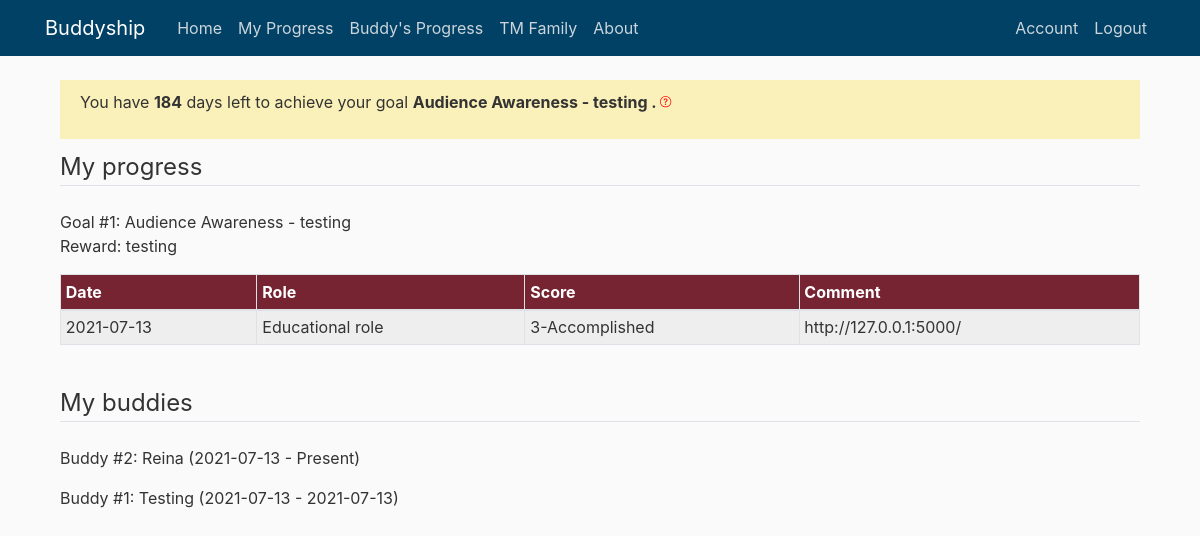
The app's page /my_progress (signed in), older data.
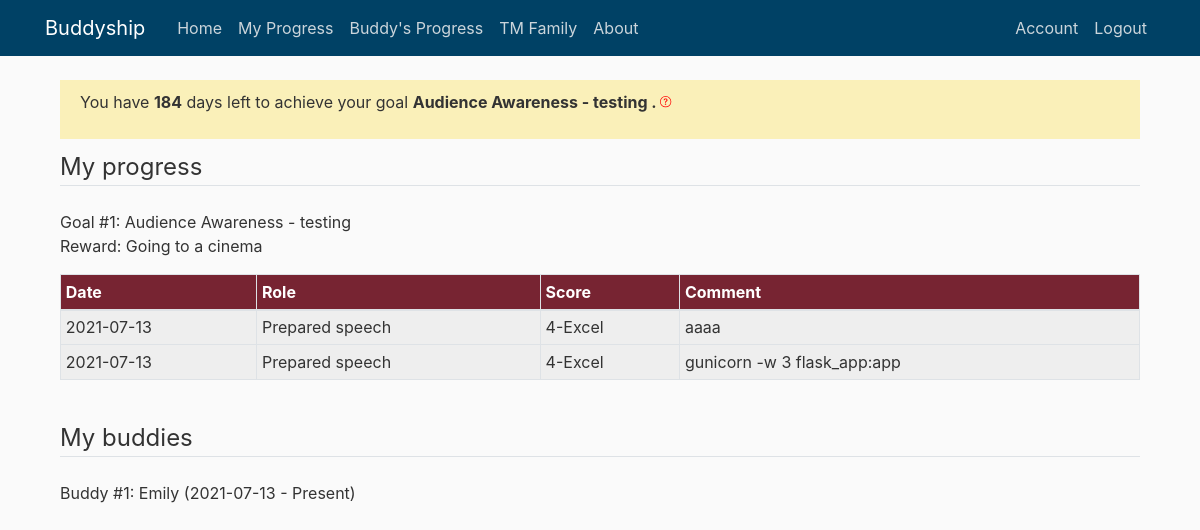
The same page, newer data.
### buddyship/models.py (models this page shows, shortened)
class Goal(db.Model):
    id = db.Column(db.Integer, primary_key=True)
    goal_direction = db.Column(db.String(150))
    goal_statement = db.Column(db.String(150))
    goal_count = db.Column(db.Integer, default=1)
    goal_reward = db.Column(db.String(150))
    start_date = db.Column(db.DateTime, default=func.now())
    end_date = db.Column(db.DateTime)
    user_id = db.Column(db.Integer, db.ForeignKey('user.id'), nullable=False)

class User(db.Model, UserMixin):
    id = db.Column(db.Integer, primary_key=True)
    if_admin = db.Column(db.Boolean, nullable=False)
    active = db.Column(db.Boolean(), nullable=False)
    first_name = db.Column(db.String(20), unique=True, nullable=False)
    email = db.Column(db.String(120), unique=True, nullable=False)
    password = db.Column(db.String(60), nullable=False)
    current_buddy = db.Column(db.String(150))
    current_goal = db.Column(db.String(150))
    current_reward = db.Column(db.String(150))
    confirmed_at = db.Column(db.Date, nullable=False)
    buddies = db.relationship('Buddy', backref='owner', lazy=True)
    goals = db.relationship('Goal', backref='owner', lazy=True)
    record_progresses = db.relationship('Progress', backref='giver', lazy=True)

class Progress(db.Model):
    id = db.Column(db.Integer, primary_key=True)
    buddy_role = db.Column(db.String(150))
    buddy_score = db.Column(db.String(150))
    buddy_comment = db.Column(db.String(1500))
    date = db.Column(db.DateTime, default=func.now())
    buddy_goal = db.Column(db.String(150))
    user_id = db.Column(db.Integer, db.ForeignKey('user.id'))
    buddy_id = db.Column(db.Integer, db.ForeignKey('buddy.id'))

class Buddy(db.Model):
    id = db.Column(db.Integer, primary_key=True)
    buddy_name = db.Column(db.String(100), nullable=False)
    buddy_count = db.Column(db.Integer, default=1)
    start_date = db.Column(db.DateTime, default=func.now())
    end_date = db.Column(db.DateTime)
    user_id = db.Column(db.Integer, db.ForeignKey('user.id'), nullable=False)
    buddy_progresses = db.relationship(
        'Progress', backref='receiver', lazy=True)

### buddyship/progresses/routes.py (the view)
@progresses.route('/my_progress', methods=['GET'])
@login_required
def my_progress():
    if current_user.current_buddy == None:
        flash('Please set up your buddy and your goal first. ', 'danger')
        return redirect(url_for('users.set_up'))
    else:
        buddies = Buddy.query.filter_by(
            buddy_name=current_user.first_name).all()
        id_lst = []
        for buddy in buddies:
            id_lst.append(buddy.user_id)
        return render_template("my_progress.html", title='My Progress', user=current_user,
                               buddy_accounts=User.query.filter(
                                   User.id.in_(id_lst)).all(),
                               current_time=date.today())

### buddyship/models.py (called while the page is built)
@login_manager.user_loader
def load_user(user_id):
    return User.query.get(int(user_id))

### buddyship/templates/my_progress.html (shortened to what this page needs)
{% extends "layout.html" %}
{% block content %}
<div class="content-section">
    <div class="subtitle-section">
        {% for goal in user.goals %}
        {% if goal.goal_statement == user.current_goal %}
        <p>You have <b>{{ (goal.end_date.date() - current_time).days }}</b></span> days left
            to achieve your goal
            <b>{{ user.current_goal }}
                . </b> <label data-toggle="tooltip" data-placement="top"
                title="We encourage you to use 6 months to complete one goal. You can always change your goal on 'Account' tab. ">
            </label>
        </p>
        {% endif %}
        {% endfor %}
    </div>
    <legend class="border-bottom mb-4">My progress</legend>
    {% for goal in user.goals|reverse %}
    <p>Goal #{{goal.goal_count }}: {{ goal.goal_statement }}<br />Reward: {{ goal.goal_reward }}</p>
    <div class="table-responsive-sm">
        <table class="table table-sm table-bordered">
            <thead>
                <tr>
                    <th scope="col">Date</th>
                    <th scope="col">Role</th>
                    <th scope="col">Score</th>
                    <th scope="col">Comment</th>
                </tr>
            </thead>
            <tbody>
                {% for buddy_account in buddy_accounts|reverse %}
                {% for progress in buddy_account.record_progresses|reverse %}
                {% if progress.buddy_goal == goal.goal_direction %}
                <tr>
                    <td>{{ progress.date.date() }}</td>
                    <td>{{ progress.buddy_role }}</td>
                    <td>{{ progress.buddy_score }}</td>
                    <td class="cell-breakWord">{{ progress.buddy_comment }}</td>
                </tr>
                {% endif %}
                {% endfor %}
                {% endfor %}
            </tbody>
        </table>
    </div>
    {% endfor %}
</div>
<div class="content-section">
    <br>
    <legend class="border-bottom mb-4">My buddies</legend>
    {% for buddy in user.buddies|reverse %}
    <p>Buddy #{{ buddy.buddy_count }}: {{ buddy.buddy_name }} ({{ buddy.start_date.date() }} -
        {% if buddy.end_date == None %} Present)
        {% else %} {{ buddy.end_date.date() }})
        {% endif %}
        {% endfor %}</p>
</div>
{% endblock content %}

Row changes from the older to the newer data that the page shows:
removed Buddy: buddy_count "2", buddy_name "Reina", start_date "2021-07-13", shows "Present)"
changed Goal "Audience Awareness - testing": goal_reward "testing" → "Going to a cinema"
added Progress: date "2021-07-13", buddy_role "Prepared speech", buddy_score "4-Excel", buddy_comment "aaaa", shown under User (number 2 of 2 on the later page)
changed Progress: buddy_role "Educational role" → "Prepared speech"; buddy_score "3-Accomplished" → "4-Excel"; buddy_comment "http://127.0.0.1:5000/" → "gunicorn -w 3 flask_app:app"
changed Buddy: buddy_name "Testing" → "Emily"; end_date "2021-07-13" → (not shown); end_date ")" → "Present)"
